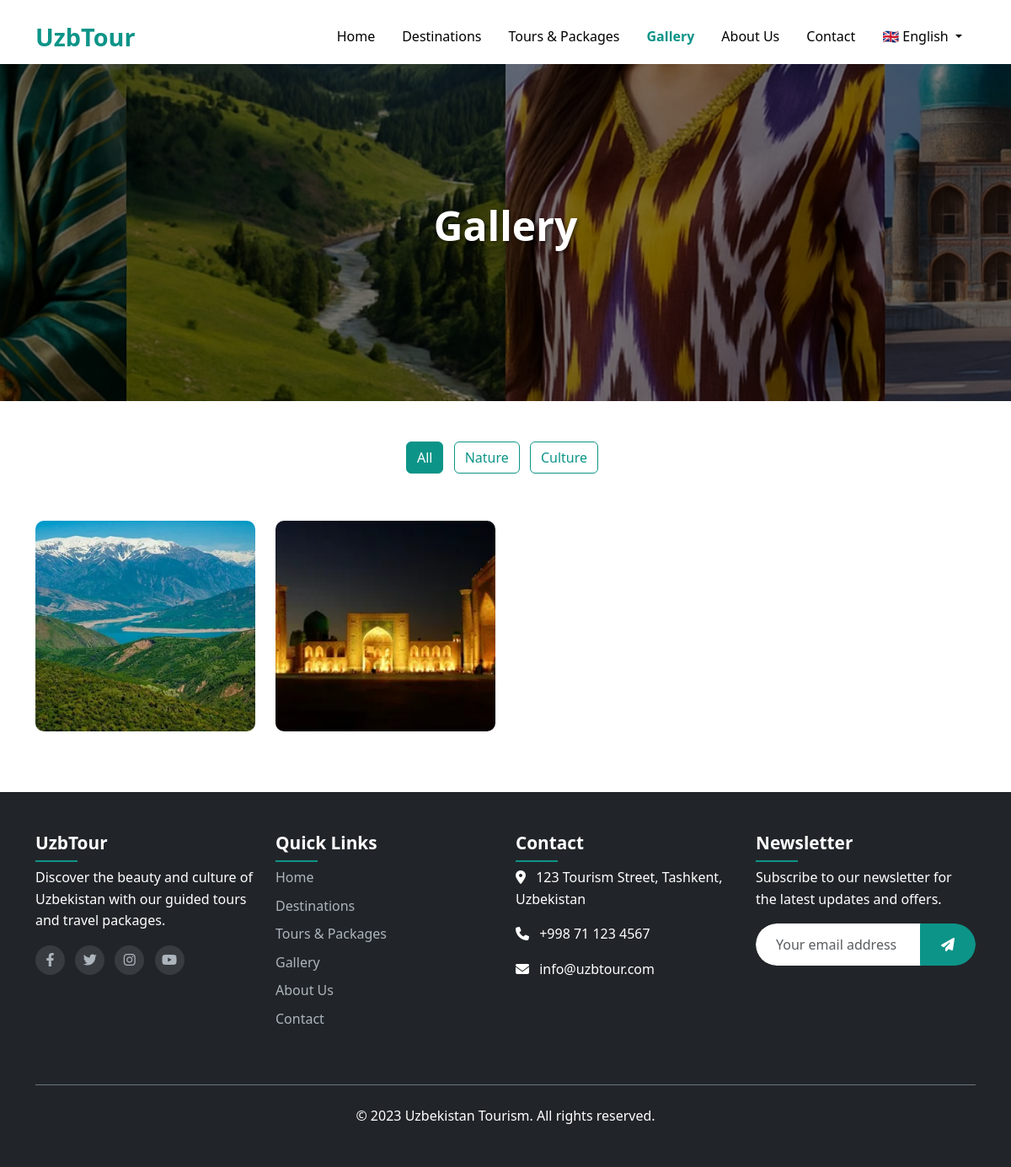
Screenshot of /en/gallery/ with the database file from the repository.
### gallery/models.py (models this page shows, shortened)
class GalleryCategory(models.Model):
    name = models.CharField(_('Name'), max_length=100)
    slug = models.SlugField(_('Slug'), unique=True)
    class Meta:
        verbose_name = _('Gallery Category')
        verbose_name_plural = _('Gallery Categories')

class GalleryImage(models.Model):
    title = models.CharField(_('Title'), max_length=200)
    image = models.ImageField(_('Image'), upload_to='gallery/')
    category = models.ForeignKey(GalleryCategory, on_delete=models.CASCADE, related_name='images',
                                 verbose_name=_('Category'))
    created_at = models.DateTimeField(_('Created at'), auto_now_add=True)
    class Meta:
        verbose_name = _('Gallery Image')
        verbose_name_plural = _('Gallery Images')
        ordering = ['-created_at']

### gallery/views.py (the view)
# urls.py: path('gallery/', include('gallery.urls')),
def gallery(request):
    categories = GalleryCategory.objects.all()
    category_slug = request.GET.get('category')
    if category_slug:
        category = GalleryCategory.objects.get(slug=category_slug)
        images = GalleryImage.objects.filter(category=category)
    else:
        images = GalleryImage.objects.all()
    context = {
        'categories': categories,
        'images': images,
        'current_category': category_slug,
    }
    return render(request, 'gallery/gallery.html', context)

### core/templatetags/custom_filters.py (called while the page is built)
@register.filter
def multiply(value, arg):
    return int(value) * int(arg)

### templates/gallery/gallery.html (shortened to what this page needs)
{% extends 'base.html' %}
{% load static %}
{% load i18n %}
{% load custom_filters %}
{% block extra_css %}
    <link rel="stylesheet" href="https://cdnjs.cloudflare.com/ajax/libs/lightbox2/2.11.3/css/lightbox.min.css">
{% endblock %}
{% block content %}
    <section class="page-hero">
        <div class="page-hero-image">
            <img src="{% static 'images/gallery-hero.jpg' %}" alt="{% trans 'Gallery of Uzbekistan' %}">
            <div class="page-hero-overlay"></div>
        </div>
        <div class="page-hero-content">
            <div class="container text-center">
                <h1>{% trans "Gallery" %}</h1>
            </div>
        </div>
    </section>
    <section class="gallery-section py-5">
        <div class="container">
            <div class="filter-buttons text-center mb-5">
                <a href="{% url 'gallery:gallery' %}" class="btn {% if not current_category %}btn-primary{% else %}btn-outline-primary{% endif %} me-2 mb-2">
                    {% trans "All" %}
                </a>
                {% for category in categories %}
                    <a href="{% url 'gallery:gallery' %}?category={{ category.slug }}" class="btn {% if current_category == category.slug %}btn-primary{% else %}btn-outline-primary{% endif %} me-2 mb-2">
                        {{ category.name }}
                    </a>
                {% endfor %}
            </div>
            <div class="row gallery-grid">
                {% for image in images %}
                    <div class="col-md-6 col-lg-3 mb-4 gallery-item" data-aos="fade-up" data-aos-delay="{{ forloop.counter|add:'-1'|multiply:50 }}">
                        <a href="{{ image.image.url }}" data-lightbox="gallery" data-title="{{ image.title }}">
                            <div class="gallery-card">
                                <img src="{{ image.image.url }}" alt="{{ image.title }}" class="img-fluid">
                            </div>
                        </a>
                    </div>
                {% empty %}
                    <div class="col-12 text-center">
                        <p>{% trans "No images found." %}</p>
                    </div>
                {% endfor %}
            </div>
        </div>
    </section>
{% endblock %}

### static/css/style.css (style rules this page uses)
:root { --primary-color: #0d9488; --primary-dark: #0f766e; --primary-light: #5eead4; --secondary-color: #475569; --light-color: #f8fafc; --dark-color: #1e293b; --transition: all 0.3s ease; }
body { font-family: "Segoe UI", Tahoma, Geneva, Verdana, sans-serif; color: var(--dark-color); line-height: 1.6; }
a { color: var(--primary-color); text-decoration: none; transition: var(--transition); }
.btn-primary { background-color: var(--primary-color); border-color: var(--primary-color); }
.btn-outline-primary { color: var(--primary-color); border-color: var(--primary-color); }
.page-hero { position: relative; height: 50vh; display: flex; align-items: center; justify-content: center; color: white; margin-top: 76px; }
.page-hero-image { position: absolute; top: 0; left: 0; width: 100%; height: 100%; z-index: -1; }
.page-hero-image img { width: 100%; height: 100%; object-fit: cover; }
.page-hero-overlay { position: absolute; top: 0; left: 0; width: 100%; height: 100%; background-color: rgba(0, 0, 0, 0.5); }
.page-hero-content { text-align: center; z-index: 1; }
.page-hero-content h1 { font-size: 3rem; font-weight: 700; margin-bottom: 1rem; text-shadow: 2px 2px 4px rgba(0, 0, 0, 0.5); }
.gallery-card { position: relative; border-radius: 10px; overflow: hidden; height: 250px; transition: var(--transition); }
.gallery-card img { width: 100%; height: 100%; object-fit: cover; transition: var(--transition); }

### rows the page displays
GalleryCategory: name "Nature"
GalleryCategory: name "Culture"
GalleryImage: image (picture)
GalleryImage: image (picture)
